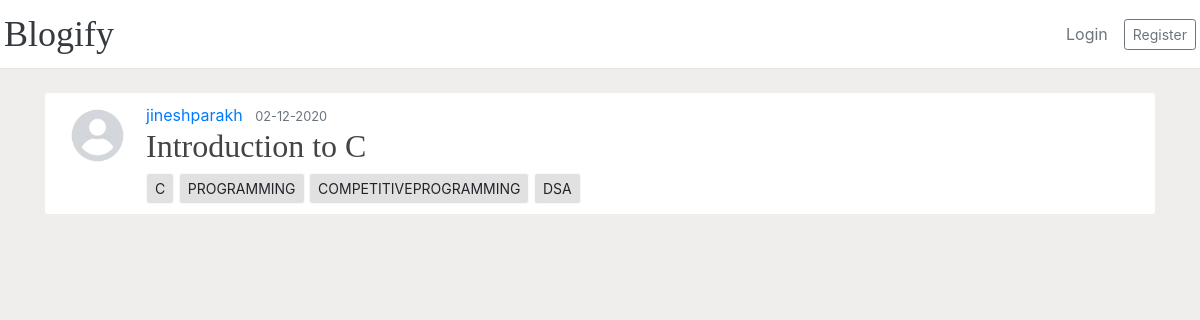
Page /post/9 on the committed database.
### app/models.py (models this page shows, shortened)
class User(db.Model, UserMixin):
    id=db.Column(db.Integer, primary_key=True)
    username=db.Column(db.String(20), unique=True,nullable=False)
    email=db.Column(db.String(120), unique=True,nullable=False)
    image_file=db.Column(db.String(20), nullable=False,default='default.jpeg')
    password=db.Column(db.String(60), nullable=False)
    posts=db.relationship('Post', backref='author', lazy=True)

class Post(db.Model):
    id=db.Column(db.Integer, primary_key=True)
    title=db.Column(db.String(100), nullable=False)
    created_at=db.Column(db.DateTime, nullable=False, default=datetime.utcnow)
    updated_at=db.Column(db.DateTime, nullable=False, default=datetime.utcnow)
    content=db.Column(db.Text, nullable=False)
    user_id=db.Column(db.Integer, db.ForeignKey('user.id'), nullable=False)
    tags = db.relationship('Tag', secondary='post_tag', lazy='dynamic', back_populates='posts')

class Tag(db.Model):
    id=db.Column(db.Integer, primary_key=True)
    value=db.Column(db.String(100), nullable=False, unique=True)
    posts = db.relationship('Post', secondary='post_tag', lazy='dynamic', back_populates='tags')

### app/posts/routes.py (the view)
@posts.route('/post/<int:post_id>')
def post(post_id):
    post=Post.query.get_or_404(post_id)
    return render_template('post.html', title=post.title, post=post)

### app/templates/post.html (shortened to what this page needs)
{%extends 'layout.html'%}
 {%block body%}
<article class="media content-section mt-4">
	<img
		src="{{url_for('static',filename='profile_pics/'+post.author.image_file)}}"
		alt=""
		class="rounded-circle article-img"
	/>
	<div class="media-body">
		<div class="article-metadata">
			<a
				class="mr-2"
				href="{{url_for('users.user_posts',post_id=post.id,username=post.author.username)}}"
				>{{ post.author.username }}</a
			>
			<small class="text-muted"
				>{{ post.created_at.strftime('%d-%m-%Y') }}</small
			>
		</div>
    <h2 class="article-title">{{ post.title }}</h2>
    <div class="mt-2">
      {%if post.tags %}
              {% for tag in post.tags %}
                <a href="{{url_for('tags.searchPostsViaTag', selectedTag=tag.value)}}" class="btn btn-light btn-sm">{{tag.value}}</a>
              {%endfor%}
      {%endif%}
    </div>
	</div>
</article>
{%endblock%}

### app/static/css/main.css (style rules this page uses)
body { overflow-x: hidden; }
.content-section { background: #ffffff; padding: 10px 20px; border-radius: 3px; margin-bottom: 20px; }
.article-title { color: #444444; }
.article-img { height: 65px; width: 65px; margin-right: 16px; }
h1, h2, h3, h4, h5, h6 { color: #444444; font-family: 'Playfair Display', Georgia, 'Times New Roman', serif; }
.btn-light { background-color: #e1e1e1; }

### rows in the picture
User: image_file (placeholder picture), author.username "jineshparakh"
Post: created_at "02-12-2020", title "Introduction to C"
Tag: value "C"
Tag: value "PROGRAMMING"
Tag: value "COMPETITIVEPROGRAMMING"
Tag: value "DSA"
